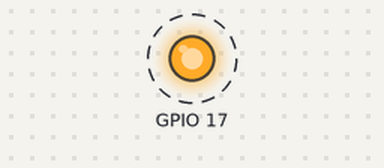
The program below on a simulated Raspberry Pi (BCM pin numbers), started with the arguments 17 3. Parts: output pins drawn as LEDs (lit = HIGH). Dashed ring = blinking. What the program prints to the terminal is not drawn. At 3.0 s the program stops and its outputs stay as they are.

Above: at 0.2 s.
Timing chart, 0 to 3.0 s (numbered marks = the images above):
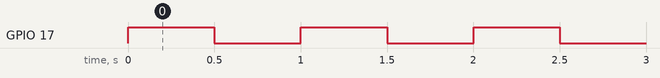

Measured:
- by itself, GPIO 17: alternates HIGH for 0.50 s and LOW for 0.50 s, 6 changes in all, then stays LOW

The program:

gpioblink.py
```python
import RPi.GPIO as GPIO
import sys
import time

pin=23
count=10

if (len(sys.argv) > 1):
    pin = int(sys.argv[1])
if (len(sys.argv) > 2):
    count = int(sys.argv[2])

print("Toggling pin " + str(pin) + " " + str(count) + " times.")

GPIO.setmode(GPIO.BCM)     # Alternative is GPIO.BOARD for pin naming.
GPIO.setup(pin, GPIO.OUT)

for i in range(1, count + 1):
    plural = "y" if (i == 1) else "ies"
    print(str(i) + " blinky blink" + plural)
    GPIO.output(pin, 1)
    time.sleep(0.5)
    GPIO.output(pin, 0)
    time.sleep(0.5)

GPIO.cleanup()
```
